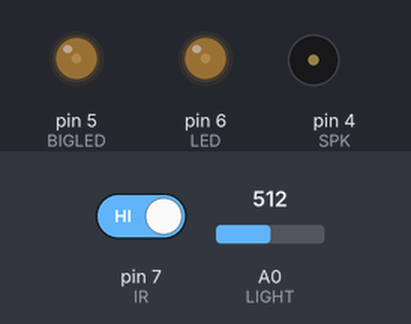
Simulated run of this sketch. Board: Arduino Uno, built with avr-gcc and run on an emulated ATmega328P. Shown: output pins drawn as LEDs (lit = HIGH), buzzer (waves = sounding). The inputs (shaded band) are chosen by the test bench; at power-on: pin 7 (IR) HIGH, A0 (LIGHT) = 512. Random numbers use the default seed unless the sketch sets one.

Above: at 1.4 s.
1.5 s: pin 7 (IR) driven LOW
3.0 s: A0 (LIGHT) set to 900
At 4.1 s:
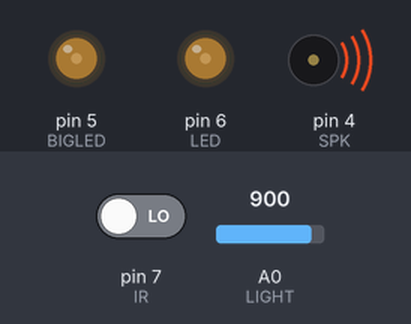
6.0 s: A0 (LIGHT) set to 0
At 6.7 s:
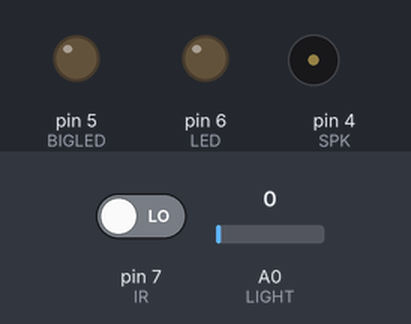
7.5 s: pin 7 (IR) driven HIGH
At 10.3 s:
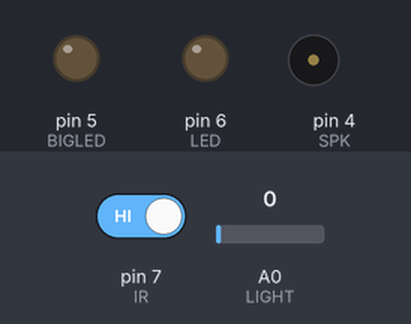
10.5 s: A0 (LIGHT) set to 83
13.5 s: A0 (LIGHT) set to 96
At 25.55 s:
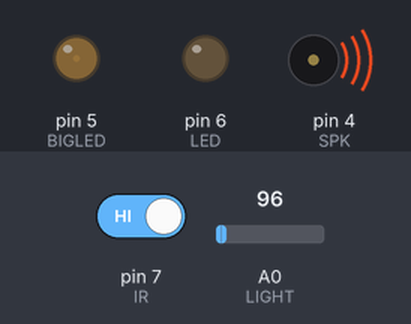
Timing chart, 0 to 61.1 s (numbered marks = the images above; inputs shaded):
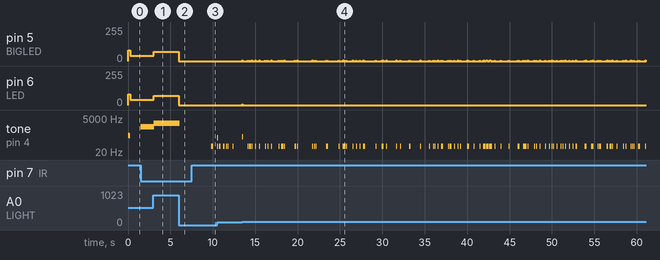

Measured:
- the behaviour switches between 90 and 91 on A0 (LIGHT) (found by bisection; images 3 and 4)
- after the input at 3.0 s, pin 5 (BIGLED), pin 6 (LED): 40/255 → 70/255 at once; tone on pin 4 (SPK): 1251 Hz → 2199 Hz at once
- after the input at 6.0 s, pin 5 (BIGLED), pin 6 (LED): 70/255 → 0/255 at once; tone on pin 4 (SPK): 2199 Hz → silent at once
- after the input at 7.5 s, tone on pin 4 (SPK): alternates 50 Hz for 0.02 s and silent for 0.09 s, 4 changes in all, then stays silent, starting after 2.3 s
- after the input at 13.5 s, pin 6 (LED): 0/255 → 7/255 at once, → 0/255 0.02 s later

The sketch:

RobruttinoTheremino.ino
```cpp
/* Robruttino Theremino
 * --------------------
 * FabLab Palermo 2016
 * --------------------
 * Firmware version 0.1
 */

// Configurazione PIN
#define LIGHT  A0     // resistenza 10K
#define SPK    4      // resistenza 51ohm
#define BIGLED 5      // resistenza 120ohm
#define LED    6      // resistenza 120ohm
#define IR     7

// Caratteristiche
#define ENERGY      8  // Controlla la luminosità dei led e le pause fra i toni
#define VIGILANCY   5  // Controlla il tempo di relax e l'attività
#define CRAZYNESS   8  // Controlla la velocità dei toni e i comportamenti casuali
#define SENSITIVITY 9  // Controlla la sensibilità alle variazioni di luce
#define VOICETONE   5  // Controlla il tono (bassa-alta frequenza) dei buzz

// Parametri derivati
int maxLedPower = map(ENERGY, 0, 10, 0, 100);
int relaxTime = map(VIGILANCY, 0, 10, 0, 200);
int interval = map(CRAZYNESS, 10, 0, 0, 100);
int toneDuration = ENERGY * interval / 10;
int tollerance = map(SENSITIVITY, 10, 0, 0, 100);
int maxTone = map(VOICETONE, 0, 10, 0, 5000);

// Valori variabili
int prevLight = 0;
int relax = 0;

void setup() {

  pinMode(SPK, OUTPUT);
  pinMode(BIGLED, OUTPUT);
  pinMode(LED, OUTPUT);
  pinMode(LIGHT, INPUT);
  pinMode(IR, INPUT);

  analogWrite(BIGLED, maxLedPower );
  analogWrite(LED, maxLedPower );

  tone(SPK, maxTone/CRAZYNESS, interval*ENERGY);
  delay(interval*ENERGY);
  tone(SPK, maxTone/SENSITIVITY, interval*VIGILANCY);
  delay(interval*VIGILANCY);

}

void loop() {

  int obstacle = !digitalRead(IR);
  int currentLight = analogRead(LIGHT);
  int ledPower = map(currentLight, 0, 1023, 0, maxLedPower);
  int buzz = map(currentLight,0,1023, 0, maxTone);
  int diff = abs(prevLight - currentLight);

  // sotto una certa soglia di luce il led si spegne
  if(currentLight <= SENSITIVITY * 10)
    ledPower = 0;

  // Il sensore IR viene chiuso
  if (obstacle) {
    tone(SPK,buzz, toneDuration);
    analogWrite(BIGLED, ledPower);
    relax=0;
  } else {
    relax++;
    relax=constrain(relax,0,1000);
  }

  // RELAX MODE: il relaxTime è trascorso senza disturbi
  if(relax > relaxTime){

    // Il led piccolo lampeggia in funzione di CRAZYNESS
    int smallEye = random(0,ledPower);
    if(smallEye % CRAZYNESS){
        smallEye = 0;
    }
    analogWrite(LED, smallEye);

    // Il led grande si accende in funzione di VIGILANCY
    int bigEye = 0;
    if(random(0,100) < VIGILANCY){
      bigEye = ledPower;
      tone(SPK,50, toneDuration);
    }
    analogWrite(BIGLED, bigEye);

  }

  // Il sensore LIGHT rileva una differenza sensibile
  if (diff > tollerance){
   analogWrite(BIGLED, ledPower);
   analogWrite(LED, ledPower);
   prevLight = currentLight;
   relax -= VIGILANCY;
   if(relax>relaxTime){
    tone(SPK,buzz, toneDuration);
   }
  }

  delay(interval);
}
```
